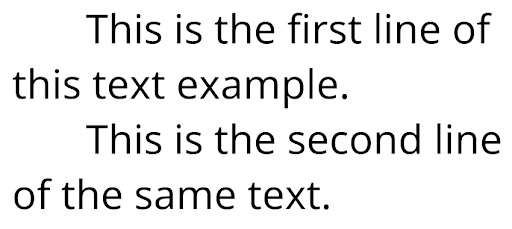
//> input picture test.png, 512 x 229 px
$ ./imagesizetranform test.png   (built with g++ and OpenCV 4)
//> lines starting //> are read from the running program, lines starting //| are printed output that depends on the picture; after the words box and inside, x2 and y2 are one past the last pixel; in counts of white or black regions, pixels touching at a corner belong together
#include "opencv2/highgui.hpp"
#include "opencv2/imgproc.hpp"
#include <iostream>

using namespace std;
using namespace cv;

Mat src, srcori;

const char *window_name = "pic";

vector<Point> pointarray;

double get_angle(Point pt0, Point pt1, Point pt2)
{ // calculate angle between three points
    // gives angle at pt0
    double dt0 = pow((pt1.x - pt2.x), 2) + pow((pt1.y - pt2.y), 2);
    double dt1 = pow((pt2.x - pt0.x), 2) + pow((pt2.y - pt0.y), 2);
    double dt2 = pow((pt1.x - pt0.x), 2) + pow((pt1.y - pt0.y), 2);
    return acos((dt1 + dt2 - dt0) / (2 * sqrt(dt1) * sqrt(dt2)));
}

void fourpointsquare(int event, int x, int y, int, void *param)
{
    if (event == EVENT_LBUTTONDOWN)
    {
        Point &p = (*(Point *)param);
        p.x = x;
        p.y = y;
        if (pointarray.size() < 4)
        { // Get four points
            pointarray.push_back(p);
            circle(src, p, 10, Scalar(0, 0, 255), FILLED, 1, 0);
        }

        if (pointarray.size() == 4)
        { // Draw square according to the given four points
            double ang012 = get_angle(pointarray[0], pointarray[1], pointarray[2]);
            double ang013 = get_angle(pointarray[0], pointarray[1], pointarray[3]);
            double ang023 = get_angle(pointarray[0], pointarray[2], pointarray[3]);

            array<double, 3> angle0 = {ang023, ang013, ang012};

            auto maxang = distance(angle0.begin(), max_element(angle0.begin(), angle0.end()));

            line(src, pointarray[0], pointarray[(maxang + 1) % 3 + 1], Scalar(0, 0, 25), 1, 8, 0);
            line(src, pointarray[0], pointarray[(maxang + 2) % 3 + 1], Scalar(0, 0, 25), 1, 8, 0);
            line(src, pointarray[maxang + 1], pointarray[(maxang + 1) % 3 + 1], Scalar(0, 0, 25), 1, 8, 0);
            line(src, pointarray[maxang + 1], pointarray[(maxang + 2) % 3 + 1], Scalar(0, 0, 25), 1, 8, 0);
        }
        imshow(window_name, src);
        waitKey();
    }
}

array<Point, 4> odersquarepoints(vector<Point> ptarray)
{
    // put the Four edge point in oder
    //  1 ┏━━━┓ 2
    //    ┃   ┃
    //  4 ┗━━━┛ 3
    array<Point, 4> oderedpoint;

    array<int, 4> xpoints = {ptarray[0].x, ptarray[1].x, ptarray[2].x, ptarray[3].x};
    auto a = distance(xpoints.begin(), min_element(xpoints.begin(), xpoints.end()));
    oderedpoint[0] = ptarray[a];
    xpoints[a] = src.cols;
    a = distance(xpoints.begin(), min_element(xpoints.begin(), xpoints.end()));
    if (oderedpoint[0].y > ptarray[a].y)
    {
        oderedpoint[3] = oderedpoint[0];
        oderedpoint[0] = ptarray[a];
    }
    else
    {
        oderedpoint[3] = ptarray[a];
    }

    xpoints = {ptarray[0].x, ptarray[1].x, ptarray[2].x, ptarray[3].x};
    a = distance(xpoints.begin(), max_element(xpoints.begin(), xpoints.end()));
    oderedpoint[1] = ptarray[a];
    xpoints[a] = 0;
    a = distance(xpoints.begin(), max_element(xpoints.begin(), xpoints.end()));
    if (oderedpoint[1].y > ptarray[a].y)
    {
        oderedpoint[2] = oderedpoint[1];
        oderedpoint[1] = ptarray[a];
    }
    else
    {
        oderedpoint[2] = ptarray[a];
    }
    return oderedpoint;
}

int main(int argc, char **argv)
{

    const char *filename = argc >= 2 ? argv[1] : "examplepic/test4.jpg";
    src = imread(samples::findFile(filename), IMREAD_COLOR); //Load Image
//> src is the input picture: 229 rows x 512 cols, CV_8UC3; min 0, max 255, mean 234
    if (src.empty())
    {
        cout << " Error opening image" << endl;
        cout << " Usage:" << endl
             << argv[0] << " [image_name-- default lena.jpg]" << endl;
        return EXIT_FAILURE;
    }
    srcori = src.clone();
    namedWindow(window_name, WINDOW_AUTOSIZE);

    Point pt;
    // Get the four edge points of the document
    setMouseCallback(window_name, fourpointsquare, &pt);

    imshow(window_name, src);
    waitKey();
//> the left mouse button is pressed and released at (128, 57)
//> the left mouse button is pressed and released at (384, 57)
//> the left mouse button is pressed and released at (384, 171)
//> the left mouse button is pressed and released at (128, 171)
//> in fourpointsquare (call 7), `circle(src, p, 10, Scalar(0, 0, 255), FILLED, 1, 0);`:
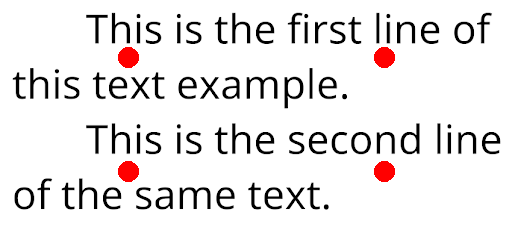
//> src: 229 rows x 512 cols, CV_8UC3; mean B, G, R 231, 231, 234
//> in fourpointsquare (call 7), `line(src, pointarray[maxang + 1], pointarray[(maxang + 1) % 3 + 1], Sc..`:
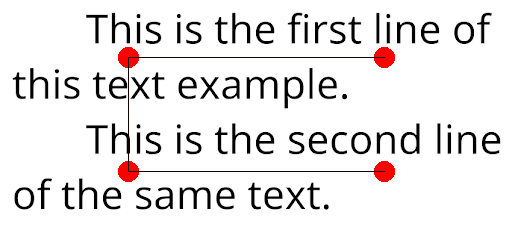
//> src: 229 rows x 512 cols, CV_8UC3; mean B, G, R 229.8, 229.8, 232.8
//> in fourpointsquare (call 7), `line(src, pointarray[maxang + 1], pointarray[(maxang + 2) % 3 + 1], Sc..`:
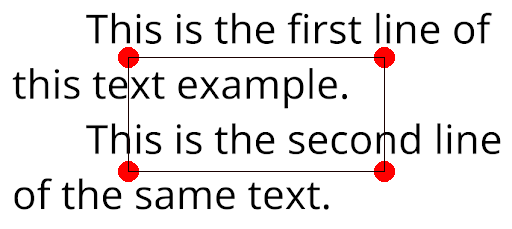
//> src: 229 rows x 512 cols, CV_8UC3; 0.1% of pixels changed, all inside (x1, y1, x2, y2) = (384, 58, 385, 171)

    // put the Four edge point in oder
    array<Point, 4> oderedpoint;
    oderedpoint = odersquarepoints(pointarray);

    // Transform the image according to the edge points of the document
    Point2f srcpoint[4];
    Point2f dstpoint[4];

    Mat lambda(2, 4, CV_32FC1);
    Mat dst;

    lambda = Mat::zeros(src.rows, src.cols, src.type());
    for (int i = 0; i < 4; i++)
    {
        srcpoint[i] = Point2f(oderedpoint[i].x, oderedpoint[i].y);
    }

    dstpoint[0] = Point2f(0, 0);
    dstpoint[1] = Point2f(src.cols, 0);
    dstpoint[2] = Point2f(src.cols, src.rows);
    dstpoint[3] = Point2f(0, src.rows);

    lambda = getPerspectiveTransform(srcpoint, dstpoint);
    warpPerspective(srcori, dst, lambda, dst.size());
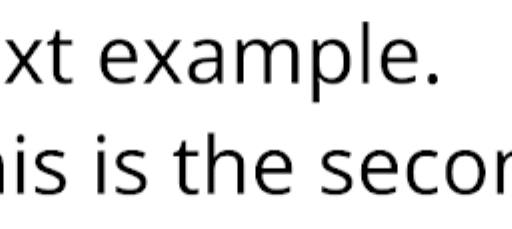
//> dst: 229 rows x 512 cols, CV_8UC3; min 0, max 255, mean 227.8

    imshow(window_name, dst);
    waitKey();
}
